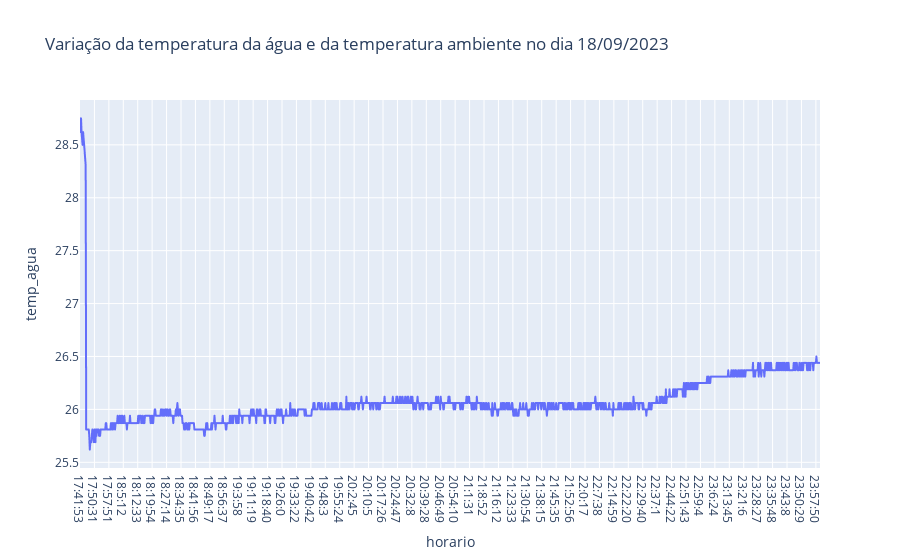

Notebook cell for this chart:
### Markdown cell above
### Análise da Temperatura da Água - Sensor DS18B20

### Code cell
# Separação dos dados do dia 18/09/2023
dados_dia1 = dados.loc[dados['data'] == '18/9/2023']

# Gráfico da variação da temperatura da água e da temperatura ambiente no dia 18/09/2023
fig = px.line(dados_dia1, x='horario', y='temp_agua', title='Variação da temperatura da água e da temperatura ambiente no dia 18/09/2023')
fig.show()

### Figure 1 — Plotly figure (JSON) as saved in the notebook; plotly's stock layout.template omitted (floating-point values rounded to 4 significant figures; data arrays with more than 128 entries replaced by an {"elided": "..."} marker saying what was removed)
{"data": [{"hovertemplate": "horario=%{x}<br>temp_agua=%{y}<extra></extra>", "legendgroup": "", "line": {"color": "#636efa", "dash": "solid"}, "marker": {"symbol": "circle"}, "mode": "lines", "name": "", "showlegend": false, "type": "scattergl", "x": {"elided": "1437 str values"}, "xaxis": "x", "y": {"elided": "1437 float values"}, "yaxis": "y"}], "layout": {"legend": {"tracegroupgap": 0}, "title": {"text": "Variação da temperatura da água e da temperatura ambiente no dia 18/09/2023"}, "xaxis": {"anchor": "y", "domain": [0, 1], "title": {"text": "horario"}}, "yaxis": {"anchor": "x", "domain": [0, 1], "title": {"text": "temp_agua"}}}}
